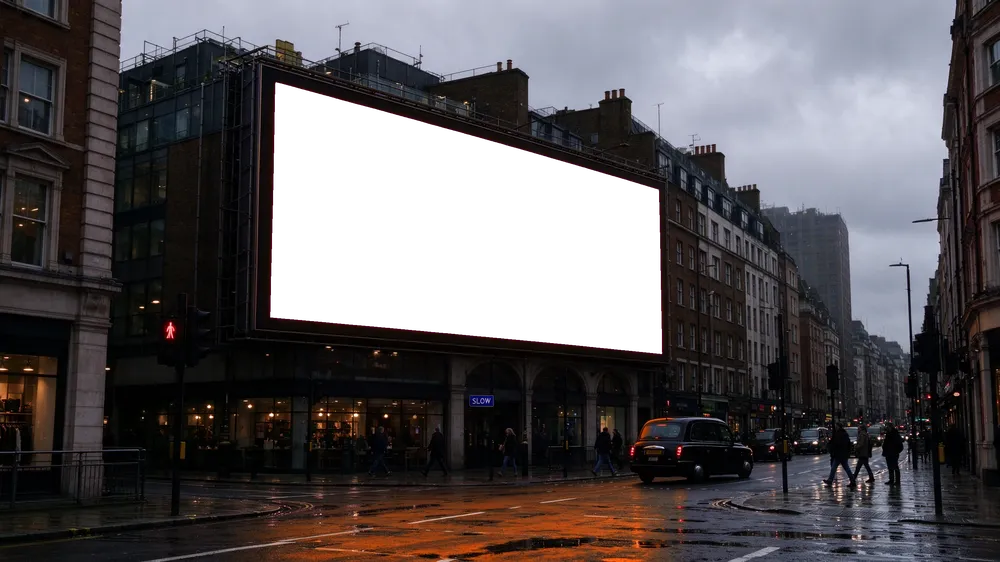
#> input picture design/films/billboard-hole.webp, 1000 x 562 px, shrunk from 2816 x 1584 before the run
$ python quad.py billboard-hole.webp 1.0
#> lines starting #> are read from the running program, lines starting #| are printed output that depends on the picture; after the words box and inside, x2 and y2 are one past the last pixel; in counts of white or black regions, pixels touching at a corner belong together
# python3 quad.py hole.png  -> refined screen quad (TL,TR,BR,BL) from the transparent hole, by fitting a line to each edge
import sys, json, itertools, numpy as np, cv2
from PIL import Image
A = np.array(Image.open(sys.argv[1]).split()[3])
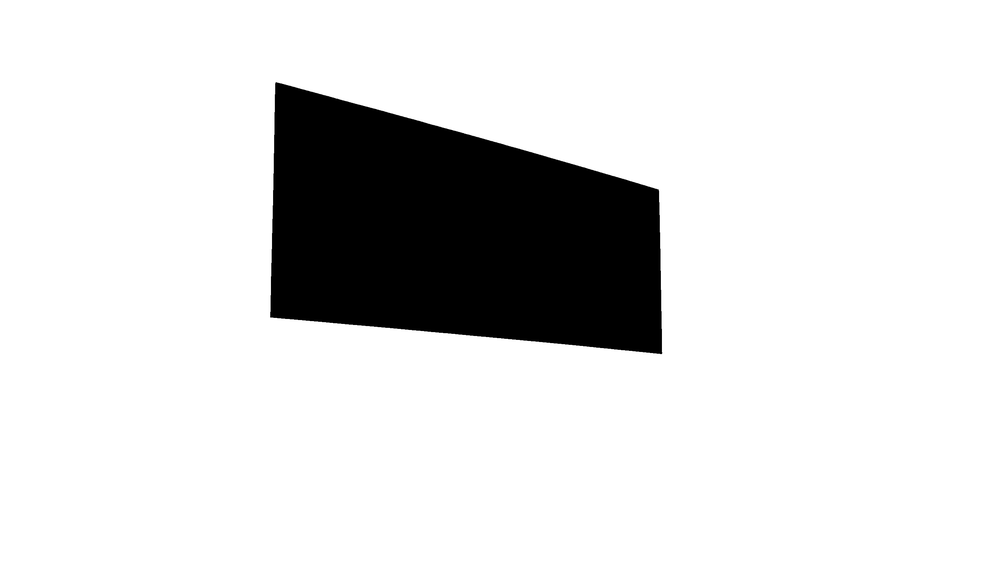
#> A: shape (562, 1000); min 0, max 255, mean 219.7
m = (A < 128).astype(np.uint8)
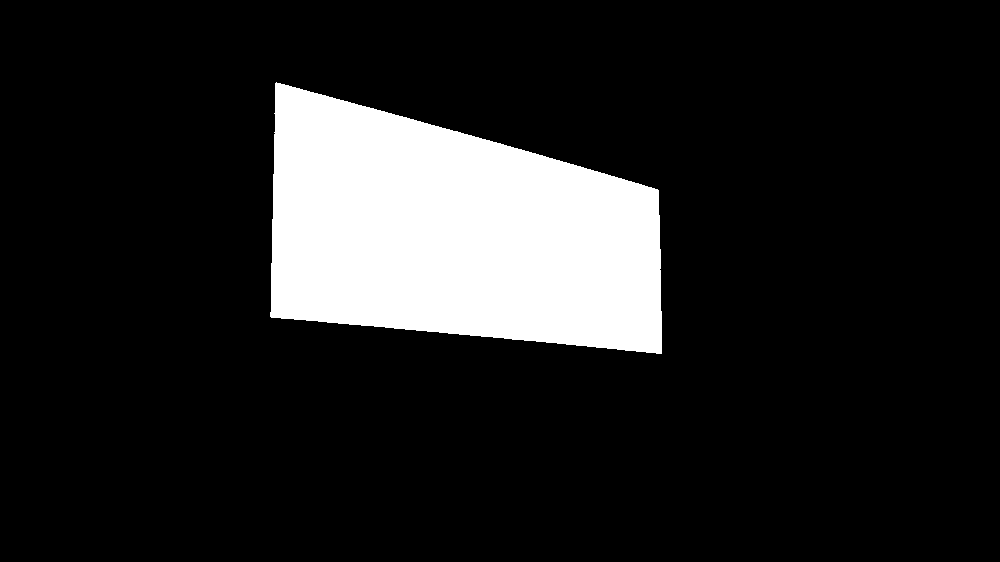
#> m: shape (562, 1000); values 0 (black) and 1 (white), 13.8% white; 1 white region, box (x1, y1, x2, y2) and area: (270, 82, 662, 354) 77812
n, lab, stats, _ = cv2.connectedComponentsWithStats(m)
#> lab: shape (562, 1000) int32; values 0 (black) and 1 (white), 13.8% white; 1 white region
#> n = 2; stats = [[0, 0, 1000, 562, 484188], [270, 82, 392, 272, 77812]]
k = 1 + np.argmax(stats[1:, cv2.CC_STAT_AREA]); m = (lab == k).astype(np.uint8)
#> after `k = 1 + np.argmax(stats[1:, cv2.CC_STAT_AREA])`: k = 1
cs, _ = cv2.findContours(m, cv2.RETR_EXTERNAL, cv2.CHAIN_APPROX_NONE); c = max(cs, key=cv2.contourArea)[:, 0, :].astype(float)
#> after `cs, _ = cv2.findContours(m, cv2.RETR_EXTERNAL, cv2.CHAIN_APPROX_NONE)`: cs = 1 contour; box (x1, y1, x2, y2) and area: (270, 82, 662, 354) 77226
#> after `c = max(cs, key=cv2.contourArea)[:, 0, :].astype(float)`: c = 1170 pairs, first value 270 to 661, second value 82 to 353
hull = cv2.convexHull(c.astype(np.float32))[:, 0, :]
#> hull = 25 pairs, first value 270 to 661, second value 82 to 353
if len(hull) > 80: hull = hull[np.linspace(0, len(hull) - 1, 80).astype(int)]
best, bq = 0, None
for q in itertools.combinations(range(len(hull)), 4):
    P = hull[list(q)]; x, y = P[:, 0], P[:, 1]
    a = 0.5 * abs(np.dot(x, np.roll(y, 1)) - np.dot(y, np.roll(x, 1)))
    if a > best: best, bq = a, P
#> this loop made 12650 passes
#> (q, x, y, a, best, bq) on passes 1 to 5: ((0, 1, 2, 3), [288, 325, 373, 406], [85, 95, 108, 117], 3.5, 3.5, [[288, 85], [325, 95], [373, 108], [406, 117]]), ((0, 1, 2, 4), [288, 325, 373, 457], [85, 95, 108, 131], 12, 12, [[288, 85], [325, 95], [373, 108], [457, 131]]), ((0, 1, 2, 5), [288, 325, 373, 500], [85, 95, 108, 143], 27.5, 27.5, [[288, 85], [325, 95], [373, 108], [500, 143]]), ((0, 1, 2, 6), [288, 325, 373, 542], [85, 95, 108, 155], 54.5, 54.5, [[288, 85], [325, 95], [373, 108], [542, 155]]), ((0, 1, 2, 7), [288, 325, 373, 580], [85, 95, 108, 166], 85, 85, [[288, 85], [325, 95], [373, 108], [580, 166]])
#> (a, best, bq) on passes 76, 77, 94, 95, 111, 112: (24914, 24914, [[288, 85], [325, 95], [500, 143], [281, 318]]), (25098, 25098, [[288, 85], [325, 95], [500, 143], [271, 317]]), (29861, 29861, [[288, 85], [325, 95], [542, 155], [281, 318]]), (30084, 30084, [[288, 85], [325, 95], [542, 155], [271, 317]]), (34340, 34340, [[288, 85], [325, 95], [580, 166], [281, 318]]), (34599, 34599, [[288, 85], [325, 95], [580, 166], [271, 317]])
#> after the loop, best = 76943; bq = [[657, 189], [661, 353], [271, 317], [276, 82]]
P = bq; cen = P.mean(0)
#> after `P = bq`: P = [[657, 189], [661, 353], [271, 317], [276, 82]]
#> after `cen = P.mean(0)`: cen = [466.2, 235.2]
ang = np.arctan2(P[:, 1] - cen[1], P[:, 0] - cen[0]); P = P[np.argsort(ang)]  # clockwise from left-top-ish in image coords
#> after `ang = np.arctan2(P[:, 1] - cen[1], P[:, 0] - cen[0])`: ang = [-0.238, 0.544, 2.75, -2.46]
#> after `P = P[np.argsort(ang)]`: P = [[276, 82], [657, 189], [661, 353], [271, 317]]
s = P.sum(1); i0 = np.argmin(s); P = np.roll(P, -i0, 0)  # start at TL
#> after `s = P.sum(1)`: s = [358, 846, 1014, 588]
#> after `i0 = np.argmin(s)`: i0 = 0
lines = []
for i in range(4):
    a, b = P[i], P[(i + 1) % 4]; d = b - a; L = np.linalg.norm(d); u = d / L; nrm = np.array([-u[1], u[0]])
    t = (c - a) @ u; dist = np.abs((c - a) @ nrm)
    sel = c[(t > .12 * L) & (t < .88 * L) & (dist < 0.02 * L + 4)]
    vx, vy, x0, y0 = cv2.fitLine(sel.astype(np.float32), cv2.DIST_HUBER, 0, .01, .01).ravel()
    lines.append((np.array([x0, y0]), np.array([vx, vy])))
#> this loop made 4 passes
#> (a, b, d, L, u, nrm, vx, vy) on passes 1 to 4: ([276, 82], [657, 189], [381, 107], 395.7, [0.963, 0.27], [-0.27, 0.963], 0.963, 0.269), ([657, 189], [661, 353], [4, 164], 164, [0.0244, 1], [-1, 0.0244], 0.0199, 1), ([661, 353], [271, 317], [-390, -36], 391.7, [-0.996, -0.0919], [0.0919, -0.996], 0.996, 0.0924), ([271, 317], [276, 82], [5, -235], 235.1, [0.0213, -1], [1, 0.0213], 0.0242, -1)
#> after the loop, lines = [([465.7, 134.3], [0.963, 0.269]), ([659.8, 271], [0.0199, 1]), ([466, 334.2], [0.996, 0.0924]), ([272.9, 202.3], [0.0242, -1])]
Q = []
for i in range(4):
    (p1, d1), (p2, d2) = lines[i - 1], lines[i]
    M = np.array([d1, -d2]).T; ts = np.linalg.solve(M, p2 - p1); Q.append(p1 + ts[0] * d1)
#> this loop made 4 passes
#> (p1, d1, p2, d2, M, ts) on passes 1 to 4: ([272.9, 202.3], [0.0242, -1], [465.7, 134.3], [0.963, 0.269], [[0.0242, -0.963], [-1, -0.269]], [121, -197.1]), ([465.7, 134.3], [0.963, 0.269], [659.8, 271], [0.0199, 1], [[0.963, -0.0199], [0.269, -1]], [199.8, -83.03]), ([659.8, 271], [0.0199, 1], [466, 334.2], [0.996, 0.0924], [[0.0199, -0.996], [1, -0.0924]], [81.37, 196.3]), ([466, 334.2], [0.996, 0.0924], [272.9, 202.3], [0.0242, -1], [[0.996, -0.0242], [0.0924, 1]], [-196.7, -113.8])
#> after the loop, Q = [[275.8, 81.33], [658.2, 188], [661.4, 352.4], [270.1, 316.1]]
Q = np.array(Q); cen = Q.mean(0); Q = cen + (Q - cen) * float(sys.argv[2] if len(sys.argv) > 2 else 1.006)
#> after `cen = Q.mean(0)`: cen = [466.4, 234.4]
print(json.dumps([[int(round(x)), int(round(y))] for x, y in Q]))
#| [[276, 81], [658, 188], [661, 352], [270, 316]]

$ run again, on design/films/courier-hole.webp
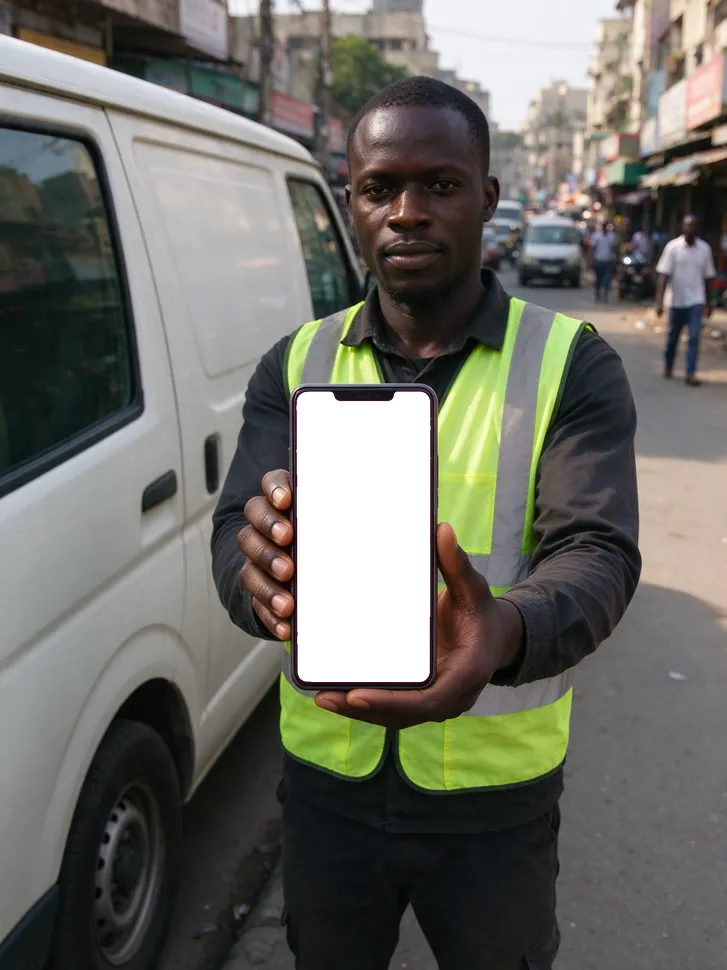
#> input picture design/films/courier-hole.webp, 727 x 970 px, shrunk from 1776 x 2368 before the run
#> `A = np.array(Image.open(sys.argv[1]).split()[3])`:
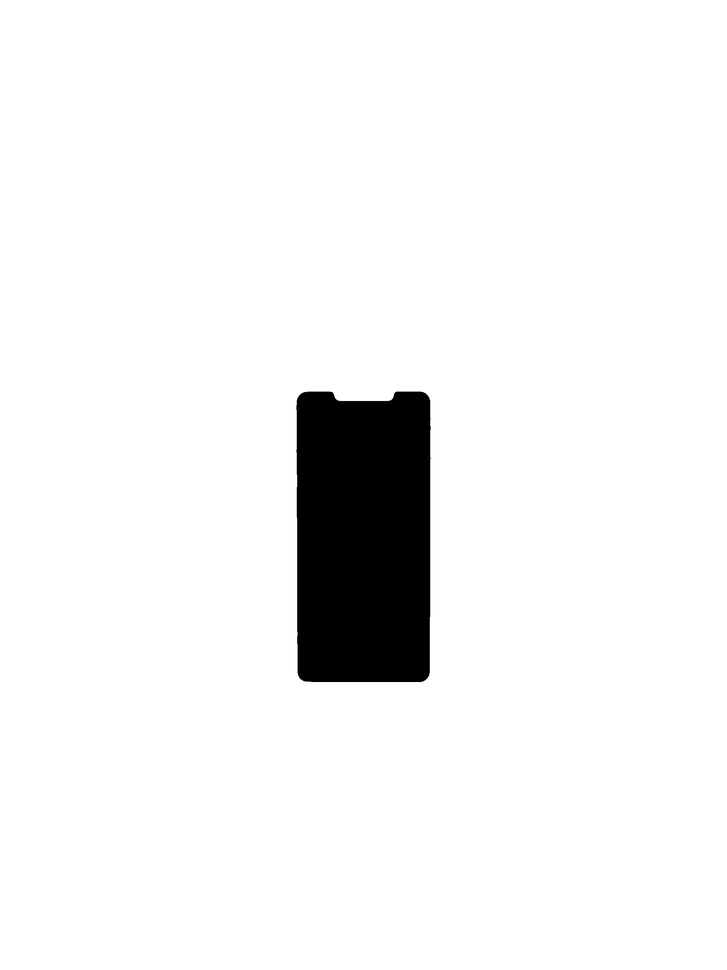
#> A: shape (970, 727); min 0, max 255, mean 241.3
#> `m = (A < 128).astype(np.uint8)`:
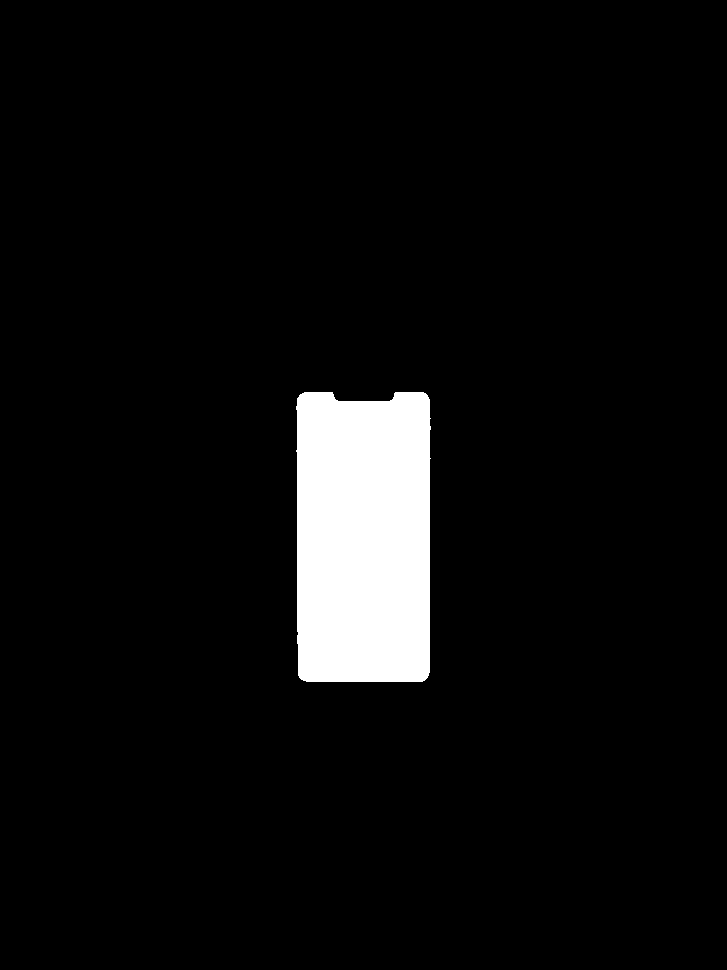
#> m: shape (970, 727); values 0 (black) and 1 (white), 5.4% white; 1 white region, box (x1, y1, x2, y2) and area: (296, 392, 431, 682) 37929
#> lab: shape (970, 727) int32; values 0 (black) and 1 (white), 5.4% white; 1 white region
#> n = 2; stats = [[0, 0, 727, 970, 667261], [296, 392, 135, 290, 37929]]
#> k = 1
#> cs = 1 contour; box (x1, y1, x2, y2) and area: (296, 392, 431, 682) 37514
#> c = 828 pairs, first value 296 to 430, second value 392 to 681
#> hull = 23 rows, first 8: [423, 392], [425, 393], [427, 395], [429, 399], [430, 418], [430, 458], [429, 672], [428, 675]
#> the loop `for q in itertools.combinations(range(len(hull)), 4):` made 8855 passes
#> (q, x, y, a, best, bq) on passes 1 to 3: ((0, 1, 2, 3), [423, 425, 427, 429], [392, 393, 395, 399], 6, 6, [[423, 392], [425, 393], [427, 395], [429, 399]]), ((0, 1, 2, 4), [423, 425, 427, 430], [392, 393, 395, 418], 42.5, 42.5, [[423, 392], [425, 393], [427, 395], [430, 418]]), ((0, 1, 2, 5), [423, 425, 427, 430], [392, 393, 395, 458], 122.5, 122.5, [[423, 392], [425, 393], [427, 395], [430, 458]])
#> after the loop `for q in itertools.combinations(range(len(hull)), 4):`: best = 36221.5; bq = [[429, 399], [428, 675], [298, 675], [297, 398]]
#> `cen = P.mean(0)`: cen = [363, 536.8]
#> ang = [-1.12, 1.13, 2.01, -2.01]
#> `P = P[np.argsort(ang)]`: P = [[297, 398], [429, 399], [428, 675], [298, 675]]
#> s = [695, 828, 1103, 973]
#> i0 = 0
#> the loop `for i in range(4):` made 4 passes
#> (a, b, d, L, u, nrm, vx, vy) on passes 2 to 4: ([429, 399], [428, 675], [-1, 276], 276, [-0.00362, 1], [-1, -0.00362], -4.37e-08, 1), ([428, 675], [298, 675], [-130, 0], 130, [-1, 0], [0, -1], 1, 0), ([298, 675], [297, 398], [-1, -277], 277, [-0.00361, -1], [1, -0.00361], -4.37e-08, -1)
#> after the loop `for i in range(4):`: lines = [([357.9, 398.8], [0.993, 0.115]), ([429, 542.5], [-4.37e-08, 1]), ([359.5, 681], [1, 0]), ([297, 540.2], [-4.37e-08, -1])]
#> the loop `for i in range(4):` made 4 passes
#> (p1, d1, p2, d2, M, ts) on passes 1, 2, 4: ([297, 540.2], [-4.37e-08, -1], [357.9, 398.8], [0.993, 0.115], [[-4.37e-08, -0.993], [-1, -0.115]], [148.4, -61.31]), ([357.9, 398.8], [0.993, 0.115], [429, 542.5], [-4.37e-08, 1], [[0.993, 4.37e-08], [0.115, -1]], [71.57, -135.4]), ([359.5, 681], [1, 0], [297, 540.2], [-4.37e-08, -1], [[1, 4.37e-08], [0, 1]], [-62.5, -140.8])
#> after the loop `for i in range(4):`: Q = [[297, 391.8], [429, 407.1], [429, 681], [297, 681]]
#> `cen = Q.mean(0)`: cen = [363, 540.2]
#| [[297, 392], [429, 407], [429, 681], [297, 681]]

$ run again, on design/films/laptop-hole.webp
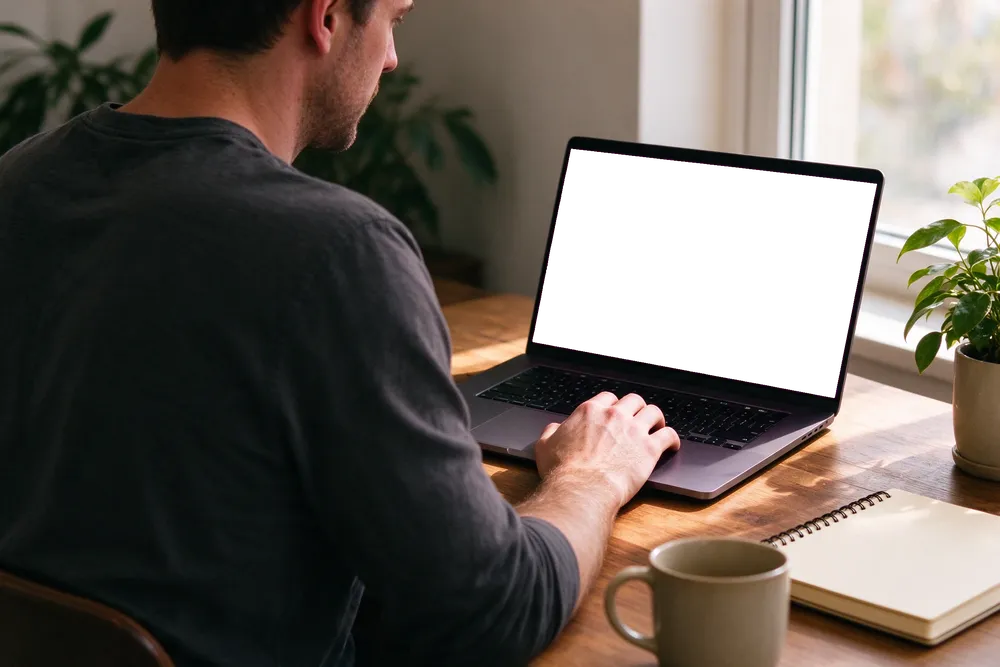
#> input picture design/films/laptop-hole.webp, 1000 x 667 px, shrunk from 2496 x 1664 before the run
#> `A = np.array(Image.open(sys.argv[1]).split()[3])`:
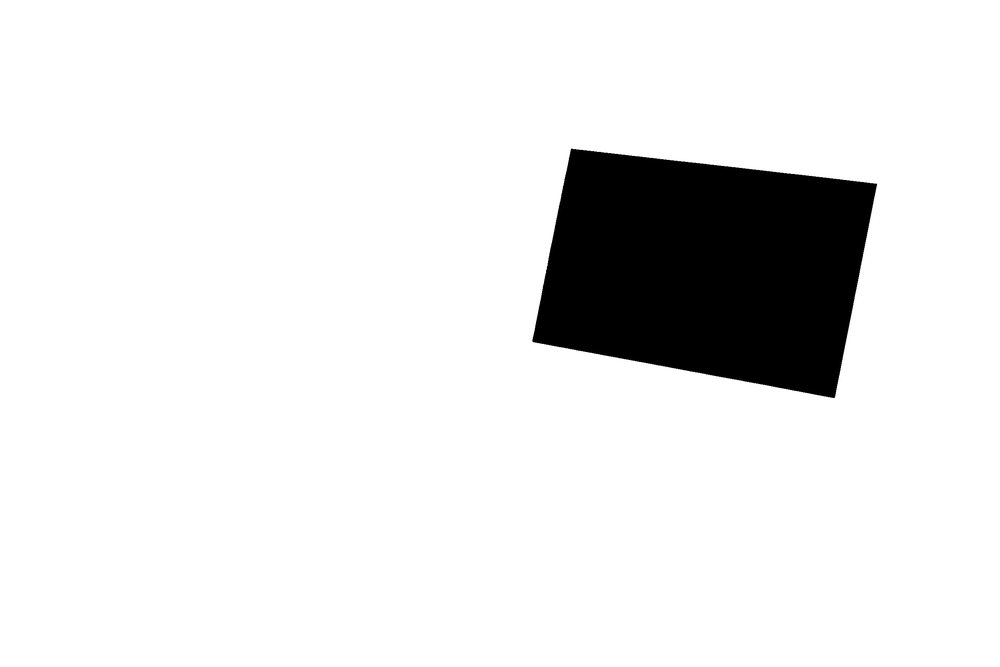
#> A: shape (667, 1000); min 0, max 255, mean 230.6
#> `m = (A < 128).astype(np.uint8)`:
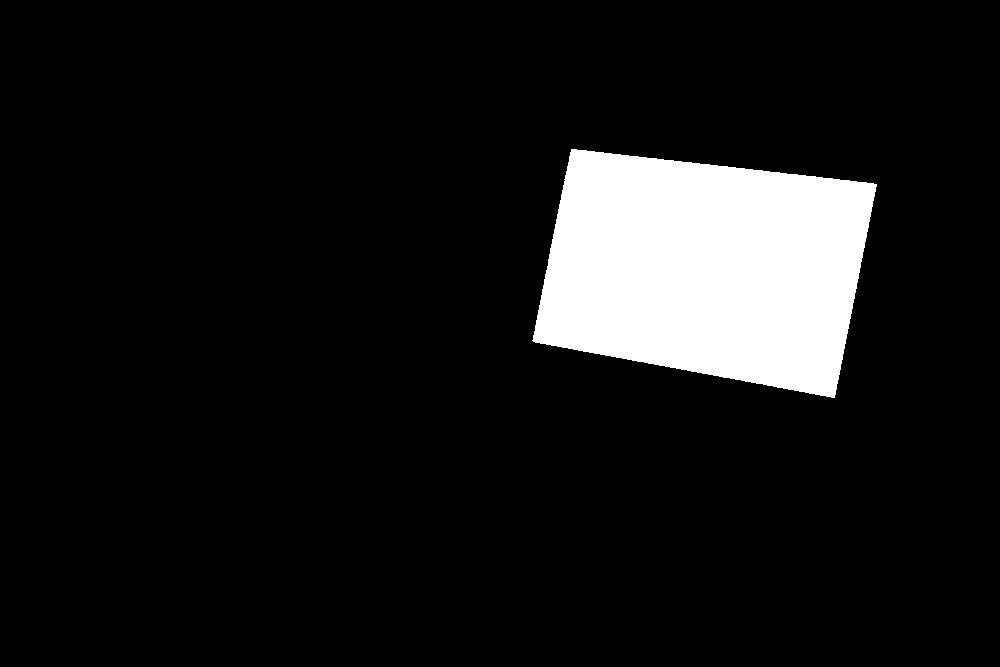
#> m: shape (667, 1000); values 0 (black) and 1 (white), 9.6% white; 1 white region, box (x1, y1, x2, y2) and area: (532, 149, 877, 398) 63927
#> lab: shape (667, 1000) int32; values 0 (black) and 1 (white), 9.6% white; 1 white region
#> n = 2; stats = [[0, 0, 1000, 667, 603073], [532, 149, 345, 249, 63927]]
#> k = 1
#> cs = 1 contour; box (x1, y1, x2, y2) and area: (532, 149, 877, 398) 63420
#> c = 1011 pairs, first value 532 to 876, second value 149 to 397
#> hull = 25 pairs, first value 532 to 876, second value 149 to 397
#> the loop `for q in itertools.combinations(range(len(hull)), 4):` made 12650 passes
#> (q, x, y, a, best, bq) on passes 1 to 3: ((0, 1, 2, 3), [576, 586, 727, 815], [149, 150, 166, 176], 16.5, 16.5, [[576, 149], [586, 150], [727, 166], [815, 176]]), ((0, 1, 2, 4), [576, 586, 727, 866], [149, 150, 166, 182], 36, 36, [[576, 149], [586, 150], [727, 166], [866, 182]]), ((0, 1, 2, 5), [576, 586, 727, 873], [149, 150, 166, 183], 52, 52, [[576, 149], [586, 150], [727, 166], [873, 183]])
#> after the loop `for q in itertools.combinations(range(len(hull)), 4):`: best = 63177.5; bq = [[876, 184], [834, 397], [533, 341], [571, 149]]
#> `cen = P.mean(0)`: cen = [703.5, 267.8]
#> ang = [-0.452, 0.781, 2.74, -2.41]
#> `P = P[np.argsort(ang)]`: P = [[571, 149], [876, 184], [834, 397], [533, 341]]
#> s = [720, 1060, 1231, 874]
#> i0 = 0
#> the loop `for i in range(4):` made 4 passes
#> (a, b, d, L, u, nrm, vx, vy) on passes 1 to 4: ([571, 149], [876, 184], [305, 35], 307, [0.993, 0.114], [-0.114, 0.993], 0.994, 0.113), ([876, 184], [834, 397], [-42, 213], 217.1, [-0.193, 0.981], [-0.981, -0.193], 0.193, -0.981), ([834, 397], [533, 341], [-301, -56], 306.2, [-0.983, -0.183], [0.183, -0.983], 0.983, 0.182), ([533, 341], [571, 149], [38, -192], 195.7, [0.194, -0.981], [0.981, 0.194], 0.196, -0.981)
#> after the loop `for i in range(4):`: lines = [([723.5, 166.2], [0.994, 0.113]), ([855, 290.5], [0.193, -0.981]), ([683.5, 369.1], [0.983, 0.182]), ([550.6, 248.3], [0.196, -0.981])]
#> the loop `for i in range(4):` made 4 passes
#> (p1, d1, p2, d2, M, ts) on passes 1 to 3: ([550.6, 248.3], [0.196, -0.981], [723.5, 166.2], [0.994, 0.113], [[0.196, -0.994], [-0.981, -0.113]], [101.4, -154]), ([723.5, 166.2], [0.994, 0.113], [855, 290.5], [0.193, -0.981], [[0.994, -0.193], [0.113, 0.981]], [153.5, 109.1]), ([855, 290.5], [0.193, -0.981], [683.5, 369.1], [0.983, 0.182], [[0.193, -0.983], [-0.981, -0.182]], [-108.5, 153.1])
#> after the loop `for i in range(4):`: Q = [[570.5, 148.8], [876, 183.5], [834, 397], [532.1, 341]]
#> `cen = Q.mean(0)`: cen = [703.1, 267.6]
#| [[570, 149], [876, 183], [834, 397], [532, 341]]
